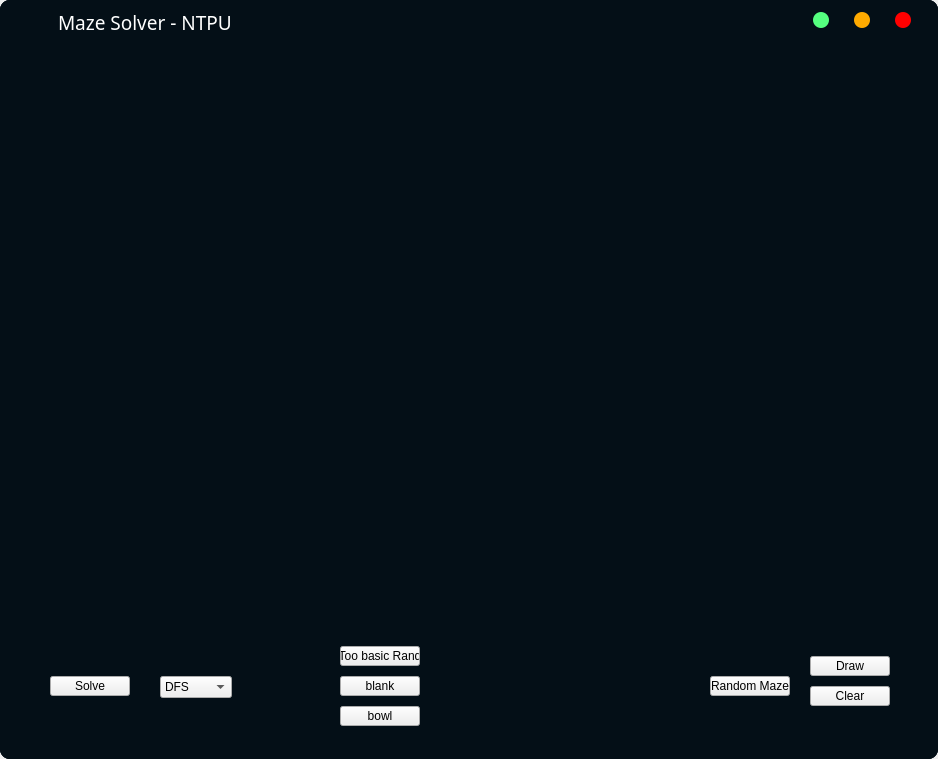
<?xml version="1.0" encoding="UTF-8"?>
<ui version="4.0">
 <class>Maze</class>
 <widget class="QMainWindow" name="Maze">
  <property name="geometry">
   <rect>
    <x>0</x>
    <y>0</y>
    <width>938</width>
    <height>759</height>
   </rect>
  </property>
  <property name="windowTitle">
   <string>Maze</string>
  </property>
  <property name="styleSheet">
   <string notr="true"/>
  </property>
  <widget class="QWidget" name="centralwidget">
   <layout class="QHBoxLayout" name="horizontalLayout">
    <property name="spacing">
     <number>0</number>
    </property>
    <property name="leftMargin">
     <number>0</number>
    </property>
    <property name="topMargin">
     <number>0</number>
    </property>
    <property name="rightMargin">
     <number>0</number>
    </property>
    <property name="bottomMargin">
     <number>0</number>
    </property>
    <item>
     <widget class="QFrame" name="frame_main">
      <property name="styleSheet">
       <string notr="true">QFrame{
background-color: rgb(4, 15, 23);
border-radius:10px
}</string>
      </property>
      <property name="frameShape">
       <enum>QFrame::StyledPanel</enum>
      </property>
      <property name="frameShadow">
       <enum>QFrame::Raised</enum>
      </property>
      <layout class="QVBoxLayout" name="verticalLayout">
       <property name="spacing">
        <number>0</number>
       </property>
       <property name="leftMargin">
        <number>0</number>
       </property>
       <property name="topMargin">
        <number>0</number>
       </property>
       <property name="rightMargin">
        <number>0</number>
       </property>
       <property name="bottomMargin">
        <number>0</number>
       </property>
       <item>
        <widget class="QFrame" name="frame_top">
         <property name="minimumSize">
          <size>
           <width>400</width>
           <height>0</height>
          </size>
         </property>
         <property name="maximumSize">
          <size>
           <width>16777215</width>
           <height>40</height>
          </size>
         </property>
         <property name="frameShape">
          <enum>QFrame::StyledPanel</enum>
         </property>
         <property name="frameShadow">
          <enum>QFrame::Raised</enum>
         </property>
         <layout class="QHBoxLayout" name="horizontalLayout_3">
          <property name="spacing">
           <number>0</number>
          </property>
          <property name="leftMargin">
           <number>0</number>
          </property>
          <property name="topMargin">
           <number>0</number>
          </property>
          <property name="rightMargin">
           <number>0</number>
          </property>
          <property name="bottomMargin">
           <number>0</number>
          </property>
          <item>
           <widget class="QFrame" name="frame_top_title_bar">
            <property name="maximumSize">
             <size>
              <width>16777215</width>
              <height>40</height>
             </size>
            </property>
            <property name="frameShape">
             <enum>QFrame::StyledPanel</enum>
            </property>
            <property name="frameShadow">
             <enum>QFrame::Raised</enum>
            </property>
            <layout class="QHBoxLayout" name="horizontalLayout_5">
             <property name="spacing">
              <number>0</number>
             </property>
             <property name="leftMargin">
              <number>5</number>
             </property>
             <property name="topMargin">
              <number>5</number>
             </property>
             <property name="rightMargin">
              <number>0</number>
             </property>
             <property name="bottomMargin">
              <number>0</number>
             </property>
             <item>
              <widget class="QFrame" name="frame_icon">
               <property name="maximumSize">
                <size>
                 <width>50</width>
                 <height>50</height>
                </size>
               </property>
               <property name="styleSheet">
                <string notr="true">image: url(:/icons/mazeicon-nbg.png);</string>
               </property>
               <property name="frameShape">
                <enum>QFrame::StyledPanel</enum>
               </property>
               <property name="frameShadow">
                <enum>QFrame::Raised</enum>
               </property>
              </widget>
             </item>
             <item>
              <widget class="QFrame" name="frame_title">
               <property name="font">
                <font>
                 <family>Open Sans</family>
                 <pointsize>12</pointsize>
                 <weight>75</weight>
                 <italic>true</italic>
                 <bold>true</bold>
                </font>
               </property>
               <property name="frameShape">
                <enum>QFrame::StyledPanel</enum>
               </property>
               <property name="frameShadow">
                <enum>QFrame::Raised</enum>
               </property>
               <layout class="QVBoxLayout" name="verticalLayout_3">
                <property name="leftMargin">
                 <number>3</number>
                </property>
                <item>
                 <widget class="QLabel" name="label">
                  <property name="font">
                   <font>
                    <family>Makinas-4-Flat</family>
                    <pointsize>14</pointsize>
                    <weight>50</weight>
                    <italic>false</italic>
                    <bold>false</bold>
                   </font>
                  </property>
                  <property name="styleSheet">
                   <string notr="true">color: rgb(255, 255, 255);</string>
                  </property>
                  <property name="text">
                   <string>Maze Solver - NTPU</string>
                  </property>
                 </widget>
                </item>
               </layout>
              </widget>
             </item>
            </layout>
           </widget>
          </item>
          <item>
           <widget class="QFrame" name="frame_top_button">
            <property name="maximumSize">
             <size>
              <width>150</width>
              <height>16777215</height>
             </size>
            </property>
            <property name="frameShape">
             <enum>QFrame::StyledPanel</enum>
            </property>
            <property name="frameShadow">
             <enum>QFrame::Raised</enum>
            </property>
            <layout class="QHBoxLayout" name="horizontalLayout_4">
             <property name="spacing">
              <number>0</number>
             </property>
             <property name="leftMargin">
              <number>0</number>
             </property>
             <property name="topMargin">
              <number>0</number>
             </property>
             <property name="rightMargin">
              <number>0</number>
             </property>
             <property name="bottomMargin">
              <number>0</number>
             </property>
             <item>
              <widget class="QPushButton" name="pushButton_minimize">
               <property name="minimumSize">
                <size>
                 <width>16</width>
                 <height>16</height>
                </size>
               </property>
               <property name="maximumSize">
                <size>
                 <width>16</width>
                 <height>16</height>
                </size>
               </property>
               <property name="styleSheet">
                <string notr="true">QPushButton {
	border:none;
	border-radius:8px;
	background-color: rgb(85, 255, 127);
}
QPushButton:hover {
	background-color: rgba(85, 255, 127, 150);
}
QPushButton:pressed {
	background-color: rgba(85, 255, 127, 90);
}</string>
               </property>
               <property name="text">
                <string/>
               </property>
              </widget>
             </item>
             <item>
              <widget class="QPushButton" name="pushButton_maximize">
               <property name="minimumSize">
                <size>
                 <width>16</width>
                 <height>16</height>
                </size>
               </property>
               <property name="maximumSize">
                <size>
                 <width>16</width>
                 <height>16</height>
                </size>
               </property>
               <property name="styleSheet">
                <string notr="true">QPushButton {
	border:none;
	border-radius:8px;
	background-color: rgb(255, 170, 0);
}
QPushButton:hover {
	background-color: rgba(255, 170, 0, 150);
}
QPushButton:pressed {
	background-color: rgba(255, 170, 0, 90);
}</string>
               </property>
               <property name="text">
                <string/>
               </property>
              </widget>
             </item>
             <item>
              <widget class="QPushButton" name="pushButton_close">
               <property name="minimumSize">
                <size>
                 <width>16</width>
                 <height>16</height>
                </size>
               </property>
               <property name="maximumSize">
                <size>
                 <width>16</width>
                 <height>16</height>
                </size>
               </property>
               <property name="styleSheet">
                <string notr="true">QPushButton {
	border:none;
	border-radius:8px;
	background-color:rgb(255, 0, 0);
}
QPushButton:hover {
	background-color: rgba(255, 0, 0, 150);
}
QPushButton:pressed {
	background-color: rgba(255, 0, 0, 90);
}</string>
               </property>
               <property name="text">
                <string/>
               </property>
              </widget>
             </item>
            </layout>
           </widget>
          </item>
         </layout>
        </widget>
       </item>
       <item>
        <widget class="QFrame" name="frame_content">
         <property name="layoutDirection">
          <enum>Qt::LeftToRight</enum>
         </property>
         <property name="frameShape">
          <enum>QFrame::StyledPanel</enum>
         </property>
         <property name="frameShadow">
          <enum>QFrame::Raised</enum>
         </property>
         <layout class="QVBoxLayout" name="verticalLayout_4">
          <property name="spacing">
           <number>0</number>
          </property>
          <property name="leftMargin">
           <number>0</number>
          </property>
          <property name="topMargin">
           <number>0</number>
          </property>
          <property name="rightMargin">
           <number>0</number>
          </property>
          <property name="bottomMargin">
           <number>0</number>
          </property>
          <item>
           <widget class="QFrame" name="frame_2">
            <property name="sizePolicy">
             <sizepolicy hsizetype="Minimum" vsizetype="Minimum">
              <horstretch>0</horstretch>
              <verstretch>0</verstretch>
             </sizepolicy>
            </property>
            <property name="frameShape">
             <enum>QFrame::StyledPanel</enum>
            </property>
            <property name="frameShadow">
             <enum>QFrame::Raised</enum>
            </property>
           </widget>
          </item>
          <item>
           <widget class="QFrame" name="frame_4">
            <property name="frameShape">
             <enum>QFrame::StyledPanel</enum>
            </property>
            <property name="frameShadow">
             <enum>QFrame::Raised</enum>
            </property>
            <layout class="QHBoxLayout" name="horizontalLayout_7">
             <property name="spacing">
              <number>0</number>
             </property>
             <property name="leftMargin">
              <number>6</number>
             </property>
             <property name="topMargin">
              <number>0</number>
             </property>
             <property name="rightMargin">
              <number>6</number>
             </property>
             <item>
              <widget class="QFrame" name="frame_5">
               <property name="sizePolicy">
                <sizepolicy hsizetype="Minimum" vsizetype="Minimum">
                 <horstretch>0</horstretch>
                 <verstretch>0</verstretch>
                </sizepolicy>
               </property>
               <property name="frameShape">
                <enum>QFrame::StyledPanel</enum>
               </property>
               <property name="frameShadow">
                <enum>QFrame::Raised</enum>
               </property>
              </widget>
             </item>
             <item>
              <widget class="QFrame" name="frame_maze">
               <property name="layoutDirection">
                <enum>Qt::RightToLeft</enum>
               </property>
               <property name="frameShape">
                <enum>QFrame::StyledPanel</enum>
               </property>
               <property name="frameShadow">
                <enum>QFrame::Raised</enum>
               </property>
              </widget>
             </item>
             <item>
              <widget class="QFrame" name="frame_6">
               <property name="sizePolicy">
                <sizepolicy hsizetype="Minimum" vsizetype="Minimum">
                 <horstretch>0</horstretch>
                 <verstretch>0</verstretch>
                </sizepolicy>
               </property>
               <property name="frameShape">
                <enum>QFrame::StyledPanel</enum>
               </property>
               <property name="frameShadow">
                <enum>QFrame::Raised</enum>
               </property>
              </widget>
             </item>
            </layout>
           </widget>
          </item>
          <item>
           <widget class="QFrame" name="frame_3">
            <property name="sizePolicy">
             <sizepolicy hsizetype="Minimum" vsizetype="Minimum">
              <horstretch>0</horstretch>
              <verstretch>0</verstretch>
             </sizepolicy>
            </property>
            <property name="frameShape">
             <enum>QFrame::StyledPanel</enum>
            </property>
            <property name="frameShadow">
             <enum>QFrame::Raised</enum>
            </property>
            <widget class="QPushButton" name="pushButton">
             <property name="geometry">
              <rect>
               <x>340</x>
               <y>170</y>
               <width>80</width>
               <height>20</height>
              </rect>
             </property>
             <property name="text">
              <string>blank</string>
             </property>
            </widget>
            <widget class="QPushButton" name="pushButton_2">
             <property name="enabled">
              <bool>true</bool>
             </property>
             <property name="geometry">
              <rect>
               <x>340</x>
               <y>200</y>
               <width>80</width>
               <height>20</height>
              </rect>
             </property>
             <property name="text">
              <string>bowl</string>
             </property>
            </widget>
            <widget class="QPushButton" name="pushButton_3">
             <property name="geometry">
              <rect>
               <x>710</x>
               <y>170</y>
               <width>80</width>
               <height>20</height>
              </rect>
             </property>
             <property name="text">
              <string>Random Maze</string>
             </property>
            </widget>
            <widget class="QPushButton" name="pushButton_4">
             <property name="geometry">
              <rect>
               <x>50</x>
               <y>170</y>
               <width>80</width>
               <height>20</height>
              </rect>
             </property>
             <property name="text">
              <string>Solve</string>
             </property>
            </widget>
            <widget class="QPushButton" name="pushButton_5">
             <property name="geometry">
              <rect>
               <x>810</x>
               <y>150</y>
               <width>80</width>
               <height>20</height>
              </rect>
             </property>
             <property name="text">
              <string>Draw</string>
             </property>
            </widget>
            <widget class="QPushButton" name="pushButton_7">
             <property name="geometry">
              <rect>
               <x>340</x>
               <y>140</y>
               <width>80</width>
               <height>20</height>
              </rect>
             </property>
             <property name="text">
              <string>Too basic Rand</string>
             </property>
            </widget>
            <widget class="QPushButton" name="pushButton_8">
             <property name="geometry">
              <rect>
               <x>810</x>
               <y>180</y>
               <width>80</width>
               <height>20</height>
              </rect>
             </property>
             <property name="text">
              <string>Clear</string>
             </property>
            </widget>
            <widget class="QComboBox" name="comboBox">
             <property name="geometry">
              <rect>
               <x>160</x>
               <y>170</y>
               <width>72</width>
               <height>22</height>
              </rect>
             </property>
             <item>
              <property name="text">
               <string>DFS</string>
              </property>
             </item>
             <item>
              <property name="text">
               <string>BFS</string>
              </property>
             </item>
             <item>
              <property name="text">
               <string>GBFS</string>
              </property>
             </item>
             <item>
              <property name="text">
               <string>A*</string>
              </property>
             </item>
            </widget>
           </widget>
          </item>
         </layout>
        </widget>
       </item>
       <item>
        <widget class="QFrame" name="frame_grip">
         <property name="minimumSize">
          <size>
           <width>0</width>
           <height>20</height>
          </size>
         </property>
         <property name="maximumSize">
          <size>
           <width>16777215</width>
           <height>20</height>
          </size>
         </property>
         <property name="frameShape">
          <enum>QFrame::StyledPanel</enum>
         </property>
         <property name="frameShadow">
          <enum>QFrame::Raised</enum>
         </property>
         <layout class="QHBoxLayout" name="horizontalLayout_2">
          <property name="spacing">
           <number>0</number>
          </property>
          <property name="leftMargin">
           <number>0</number>
          </property>
          <property name="topMargin">
           <number>0</number>
          </property>
          <property name="rightMargin">
           <number>0</number>
          </property>
          <property name="bottomMargin">
           <number>0</number>
          </property>
          <item>
           <widget class="QFrame" name="frame">
            <property name="frameShape">
             <enum>QFrame::StyledPanel</enum>
            </property>
            <property name="frameShadow">
             <enum>QFrame::Raised</enum>
            </property>
           </widget>
          </item>
          <item>
           <widget class="QFrame" name="frame_size_grip">
            <property name="maximumSize">
             <size>
              <width>20</width>
              <height>20</height>
             </size>
            </property>
            <property name="layoutDirection">
             <enum>Qt::RightToLeft</enum>
            </property>
            <property name="styleSheet">
             <string notr="true">QSizeGrip {
	background-image: url(:/icons/16x16/cil-size-grip.png);
	background-position: center;
	background-repeat: no-reperat;
}
</string>
            </property>
            <property name="frameShape">
             <enum>QFrame::StyledPanel</enum>
            </property>
            <property name="frameShadow">
             <enum>QFrame::Raised</enum>
            </property>
           </widget>
          </item>
         </layout>
        </widget>
       </item>
      </layout>
     </widget>
    </item>
   </layout>
  </widget>
 </widget>
 <resources/>
 <connections/>
</ui>
